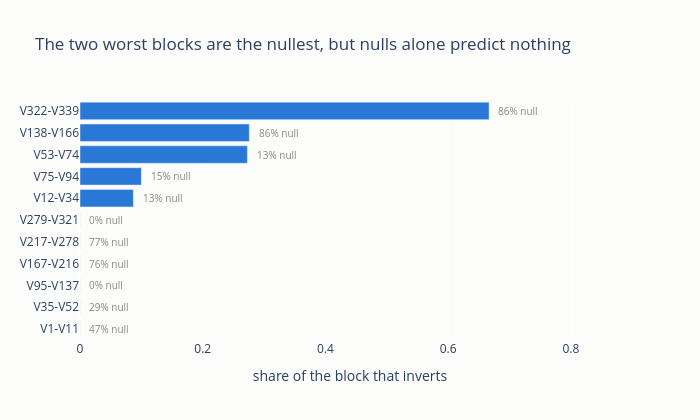

Here is the notebook cell this chart was saved with:
### Code cell
import plotly.graph_objects as go

by_share = blocks.with_columns(
    (pl.col("inverted") / pl.col("n_columns")).alias("share")
).sort("share")
share_vals = by_share["share"].to_numpy()
block_vals = by_share["block"].to_list()
null_rates = by_share["null_rate"].to_list()

fig = go.Figure()
fig.add_trace(go.Bar(x=share_vals, y=block_vals, orientation='h', marker_color=PASS))

for i, (s, n) in enumerate(zip(share_vals, null_rates)):
    fig.add_annotation(x=s + 0.012, y=block_vals[i], text=f"{n:.0%} null",
                       showarrow=False, xanchor="left", yanchor="middle", font={"color": MUTED, "size": 10})

fig.update_layout(title="The two worst blocks are the nullest, but nulls alone predict nothing",
                  xaxis_title="share of the block that inverts",
                  xaxis={"range": [0, 0.88]},
                  height=420, width=700,
                  plot_bgcolor=SURFACE, paper_bgcolor=SURFACE)
fig.show()

### Figure 1 — Plotly figure (JSON) as saved in the notebook; plotly's stock layout.template omitted (floating-point values rounded to 4 significant figures)
{"data": [{"marker": {"color": "#2a78d6"}, "orientation": "h", "type": "bar", "x": [0.0, 0.0, 0.0, 0.0, 0.0, 0.0, 0.08696, 0.1, 0.2727, 0.2759, 0.6667], "y": ["V1-V11", "V35-V52", "V95-V137", "V167-V216", "V217-V278", "V279-V321", "V12-V34", "V75-V94", "V53-V74", "V138-V166", "V322-V339"]}], "layout": {"annotations": [{"font": {"color": "#898781", "size": 10}, "showarrow": false, "text": "47% null", "x": 0.012, "xanchor": "left", "y": "V1-V11", "yanchor": "middle"}, {"font": {"color": "#898781", "size": 10}, "showarrow": false, "text": "29% null", "x": 0.012, "xanchor": "left", "y": "V35-V52", "yanchor": "middle"}, {"font": {"color": "#898781", "size": 10}, "showarrow": false, "text": "0% null", "x": 0.012, "xanchor": "left", "y": "V95-V137", "yanchor": "middle"}, {"font": {"color": "#898781", "size": 10}, "showarrow": false, "text": "76% null", "x": 0.012, "xanchor": "left", "y": "V167-V216", "yanchor": "middle"}, {"font": {"color": "#898781", "size": 10}, "showarrow": false, "text": "77% null", "x": 0.012, "xanchor": "left", "y": "V217-V278", "yanchor": "middle"}, {"font": {"color": "#898781", "size": 10}, "showarrow": false, "text": "0% null", "x": 0.012, "xanchor": "left", "y": "V279-V321", "yanchor": "middle"}, {"font": {"color": "#898781", "size": 10}, "showarrow": false, "text": "13% null", "x": 0.09896, "xanchor": "left", "y": "V12-V34", "yanchor": "middle"}, {"font": {"color": "#898781", "size": 10}, "showarrow": false, "text": "15% null", "x": 0.112, "xanchor": "left", "y": "V75-V94", "yanchor": "middle"}, {"font": {"color": "#898781", "size": 10}, "showarrow": false, "text": "13% null", "x": 0.2847, "xanchor": "left", "y": "V53-V74", "yanchor": "middle"}, {"font": {"color": "#898781", "size": 10}, "showarrow": false, "text": "86% null", "x": 0.2879, "xanchor": "left", "y": "V138-V166", "yanchor": "middle"}, {"font": {"color": "#898781", "size": 10}, "showarrow": false, "text": "86% null", "x": 0.6787, "xanchor": "left", "y": "V322-V339", "yanchor": "middle"}], "height": 420, "paper_bgcolor": "#fcfcfb", "plot_bgcolor": "#fcfcfb", "title": {"text": "The two worst blocks are the nullest, but nulls alone predict nothing"}, "width": 700, "xaxis": {"range": [0, 0.88], "title": {"text": "share of the block that inverts"}}}}
